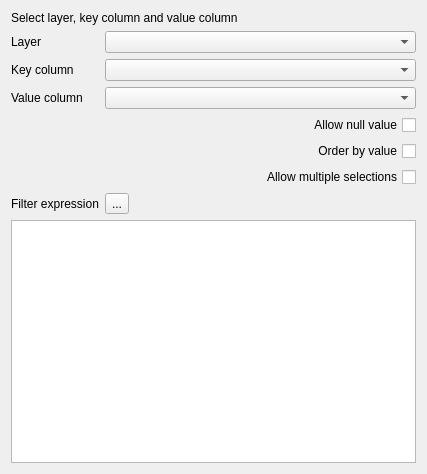
<?xml version="1.0" encoding="UTF-8"?>
<ui version="4.0">
 <class>QgsValueRelationConfigDlgBase</class>
 <widget class="QWidget" name="QgsValueRelationConfigDlgBase">
  <property name="geometry">
   <rect>
    <x>0</x>
    <y>0</y>
    <width>427</width>
    <height>474</height>
   </rect>
  </property>
  <property name="windowTitle">
   <string>Form</string>
  </property>
  <layout class="QFormLayout" name="formLayout">
   <property name="fieldGrowthPolicy">
    <enum>QFormLayout::AllNonFixedFieldsGrow</enum>
   </property>
   <item row="0" column="0" colspan="2">
    <widget class="QLabel" name="label_8">
     <property name="text">
      <string>Select layer, key column and value column</string>
     </property>
    </widget>
   </item>
   <item row="1" column="0">
    <widget class="QLabel" name="label_5">
     <property name="text">
      <string>Layer</string>
     </property>
     <property name="buddy">
      <cstring>valueRelationLayer</cstring>
     </property>
    </widget>
   </item>
   <item row="1" column="1">
    <widget class="QComboBox" name="valueRelationLayer"/>
   </item>
   <item row="2" column="0">
    <widget class="QLabel" name="label_6">
     <property name="text">
      <string>Key column</string>
     </property>
     <property name="buddy">
      <cstring>valueRelationKeyColumn</cstring>
     </property>
    </widget>
   </item>
   <item row="2" column="1">
    <widget class="QComboBox" name="valueRelationKeyColumn"/>
   </item>
   <item row="3" column="0">
    <widget class="QLabel" name="label_7">
     <property name="text">
      <string>Value column</string>
     </property>
     <property name="buddy">
      <cstring>valueRelationValueColumn</cstring>
     </property>
    </widget>
   </item>
   <item row="3" column="1">
    <widget class="QComboBox" name="valueRelationValueColumn"/>
   </item>
   <item row="4" column="0" colspan="2">
    <widget class="QCheckBox" name="valueRelationAllowNull">
     <property name="layoutDirection">
      <enum>Qt::RightToLeft</enum>
     </property>
     <property name="text">
      <string>Allow null value</string>
     </property>
    </widget>
   </item>
   <item row="5" column="0" colspan="2">
    <widget class="QCheckBox" name="valueRelationOrderByValue">
     <property name="layoutDirection">
      <enum>Qt::RightToLeft</enum>
     </property>
     <property name="text">
      <string>Order by value</string>
     </property>
    </widget>
   </item>
   <item row="6" column="0" colspan="2">
    <widget class="QCheckBox" name="valueRelationAllowMulti">
     <property name="layoutDirection">
      <enum>Qt::RightToLeft</enum>
     </property>
     <property name="text">
      <string>Allow multiple selections</string>
     </property>
    </widget>
   </item>
   <item row="7" column="0">
    <widget class="QLabel" name="label_19">
     <property name="text">
      <string>Filter expression</string>
     </property>
     <property name="buddy">
      <cstring>valueRelationValueColumn</cstring>
     </property>
    </widget>
   </item>
   <item row="7" column="1">
    <widget class="QToolButton" name="valueRelationEditExpression">
     <property name="layoutDirection">
      <enum>Qt::RightToLeft</enum>
     </property>
     <property name="text">
      <string>...</string>
     </property>
    </widget>
   </item>
   <item row="8" column="0" colspan="2">
    <widget class="QTextEdit" name="valueRelationFilterExpression"/>
   </item>
  </layout>
 </widget>
 <resources/>
 <connections/>
</ui>
